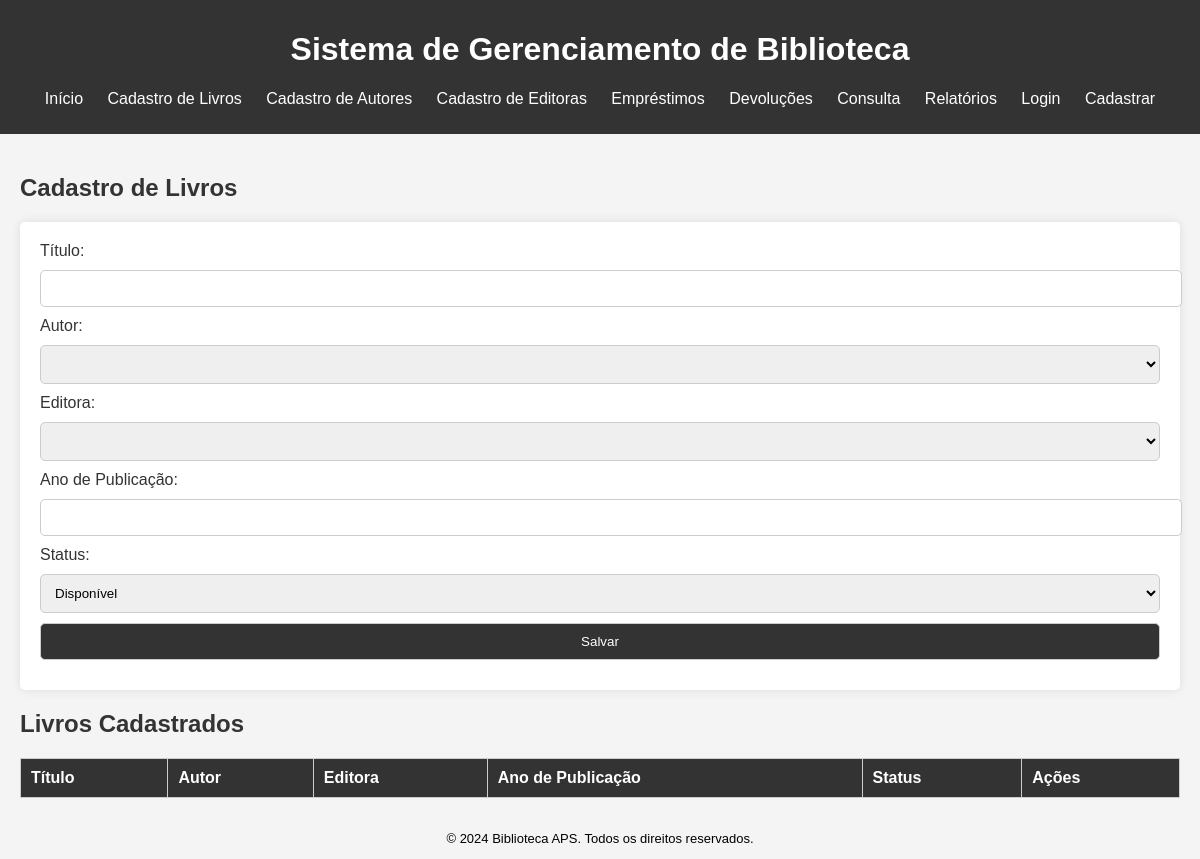
/cadastro_livro, run on an earlier commit of the app's database.
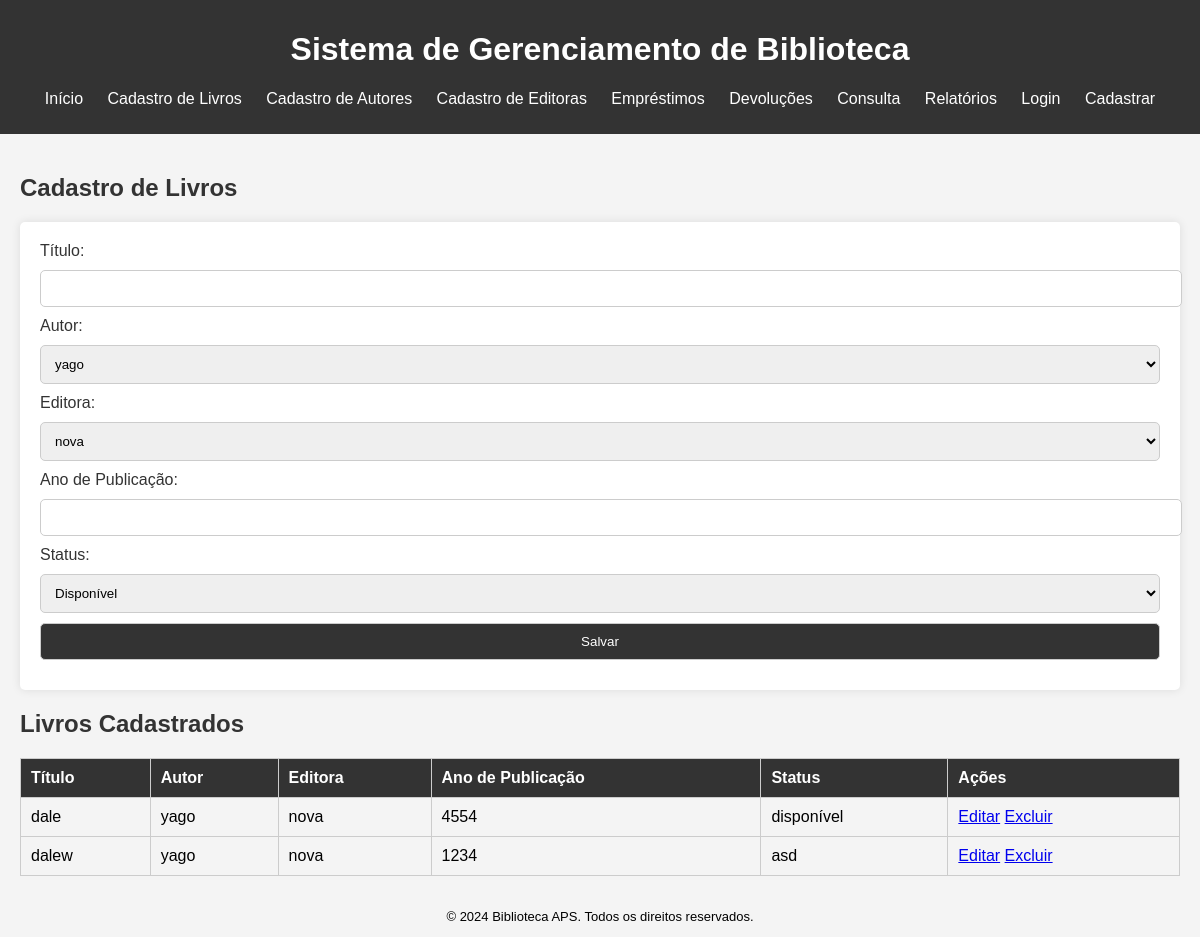
And on a later commit of the database.
### models.py (models this page shows)
class Livro(db.Model):
    id = db.Column(db.Integer, primary_key=True)
    titulo = db.Column(db.String(100), nullable=False)
    autor_id = db.Column(db.Integer, db.ForeignKey('autor.id'), nullable=False)
    editora_id = db.Column(db.Integer, db.ForeignKey('editora.id'), nullable=False)
    ano_publicacao = db.Column(db.Integer, nullable=False)
    status = db.Column(db.String(10), nullable=False)
    autor = db.relationship('Autor', backref=db.backref('livros', lazy=True))
    editora = db.relationship('Editora', backref=db.backref('livros', lazy=True))

class Autor(db.Model):
    id = db.Column(db.Integer, primary_key=True)
    nome = db.Column(db.String(100), nullable=False)
    nacionalidade = db.Column(db.String(50), nullable=False)
    data_nascimento = db.Column(db.Date, nullable=False)

class Editora(db.Model):
    id = db.Column(db.Integer, primary_key=True)
    nome = db.Column(db.String(100), nullable=False)
    endereco = db.Column(db.String(200), nullable=False)
    telefone = db.Column(db.String(20), nullable=False)

### app.py (the view, shortened to what this page needs)
@app.route('/cadastro_livro', methods=['GET', 'POST'])
def cadastro_livro():
    if request.args.get('edit'):
        livro = Livro.query.get(request.args.get('edit'))
        autores = Autor.query.all()
        editoras = Editora.query.all()
        return render_template('cadastro_livro.html', livro=livro, autores=autores, editoras=editoras)
    if request.args.get('delete'):
        livro = Livro.query.get(request.args.get('delete'))
        db.session.delete(livro)
        db.session.commit()
        flash('Livro excluído com sucesso!')
        return redirect(url_for('cadastro_livro'))
    autores = Autor.query.all()
    editoras = Editora.query.all()
    livros = Livro.query.all()
    return render_template('cadastro_livro.html', autores=autores, editoras=editoras, livros=livros)

### templates/cadastro_livro.html (shortened to what this page needs)
{% extends 'base.html' %}
{% block content %}
<h2>Cadastro de Livros</h2>
<form method="post">
    <label for="titulo">Título:</label>
    <input type="text" id="titulo" name="titulo" value="{{ livro.titulo if livro else '' }}" required>
    <br>
    <label for="autor">Autor:</label>
    <select id="autor" name="autor_id" required>
        {% for autor in autores %}
        <option value="{{ autor.id }}" {% if livro and livro.autor_id == autor.id %}selected{% endif %}>{{ autor.nome }}</option>
        {% endfor %}
    </select>
    <br>
    <label for="editora">Editora:</label>
    <select id="editora" name="editora_id" required>
        {% for editora in editoras %}
        <option value="{{ editora.id }}" {% if livro and livro.editora_id == editora.id %}selected{% endif %}>{{ editora.nome }}</option>
        {% endfor %}
    </select>
    <br>
    <label for="ano_publicacao">Ano de Publicação:</label>
    <input type="number" id="ano_publicacao" name="ano_publicacao" value="{{ livro.ano_publicacao if livro else '' }}" required>
    <br>
    <label for="status">Status:</label>
    <select id="status" name="status" required>
        <option value="disponível" {% if livro and livro.status == 'disponível' %}selected{% endif %}>Disponível</option>
    </select>
    <br>
    <button type="submit">Salvar</button>
</form>
<h2>Livros Cadastrados</h2>
<table>
    <thead>
        <tr>
            <th>Título</th>
            <th>Autor</th>
            <th>Editora</th>
            <th>Ano de Publicação</th>
            <th>Status</th>
            <th>Ações</th>
        </tr>
    </thead>
    <tbody>
        {% for livro in livros %}
        <tr>
            <td>{{ livro.titulo }}</td>
            <td>{{ livro.autor.nome }}</td>
            <td>{{ livro.editora.nome }}</td>
            <td>{{ livro.ano_publicacao }}</td>
            <td>{{ livro.status }}</td>
            <td>
                <a href="{{ url_for('cadastro_livro', edit=livro.id) }}">Editar</a>
                <a href="{{ url_for('cadastro_livro', delete=livro.id) }}">Excluir</a>
            </td>
        </tr>
        {% endfor %}
    </tbody>
</table>
{% endblock %}

### templates/base.html (shortened to what this page needs)
<!DOCTYPE html>
<html lang="pt-BR">
<head>
    <link rel="stylesheet" href="{{ url_for('static', filename='css/style.css') }}">
</head>
<body>
    <header>
        <h1>Sistema de Gerenciamento de Biblioteca</h1>
        <nav>
            <ul>
                <li><a href="{{ url_for('index') }}">Início</a></li>
                <li><a href="{{ url_for('cadastro_livro') }}">Cadastro de Livros</a></li>
                <li><a href="{{ url_for('cadastro_autor') }}">Cadastro de Autores</a></li>
                <li><a href="{{ url_for('cadastro_editora') }}">Cadastro de Editoras</a></li>
                <li><a href="{{ url_for('emprestimo') }}">Empréstimos</a></li>
                <li><a href="{{ url_for('devolucao') }}">Devoluções</a></li>
                <li><a href="{{ url_for('consulta') }}">Consulta</a></li>
                <li><a href="{{ url_for('relatorios') }}">Relatórios</a></li>
                <li><a href="{{ url_for('login') }}">Login</a></li>
                <li><a href="{{ url_for('cadastro_usuario') }}">Cadastrar</a></li>
            </ul>
        </nav>
    </header>
    <main>
        {% block content %}{% endblock %}
    </main>
    <footer>
        <p>&copy; 2024 Biblioteca APS. Todos os direitos reservados.</p>
    </footer>
</body>
</html>

### static/css/style.css (style rules this page uses)
body { font-family: Arial, sans-serif; background-color: #f4f4f4; margin: 0; padding: 0; }
header { background-color: #333; color: #fff; padding: 10px 0; text-align: center; }
nav ul { list-style: none; padding: 0; }
nav ul li { display: inline; margin: 0 10px; }
nav ul li a { color: #fff; text-decoration: none; }
main { padding: 20px; }
h2 { color: #333; }
form { background-color: #fff; padding: 20px; border-radius: 5px; box-shadow: 0 0 10px rgba(0, 0, 0, 0.1); }
form label { display: block; margin-bottom: 10px; color: #333; }
form input, form select, form button { width: 100%; padding: 10px; margin-bottom: 10px; border: 1px solid #ccc; border-radius: 5px; }
form button { background-color: #333; color: #fff; cursor: pointer; }
table { width: 100%; border-collapse: collapse; margin-top: 20px; }
table, th, td { border: 1px solid #ccc; }
th, td { padding: 10px; text-align: left; }
th { background-color: #333; color: #fff; }
footer { font-size: 13px; display: grid; place-content: center; }

What changed in the data, as far as the page shows it:
added Livro: titulo "dale", autor.nome "yago", editora.nome "nova", ano_publicacao "4554", status "disponível"
added Livro: titulo "dalew", autor.nome "yago", editora.nome "nova", ano_publicacao "1234", status "asd"
Also different on the page:
form field autor_id: (not shown) → "yago"
form field editora_id: (not shown) → "nova"
